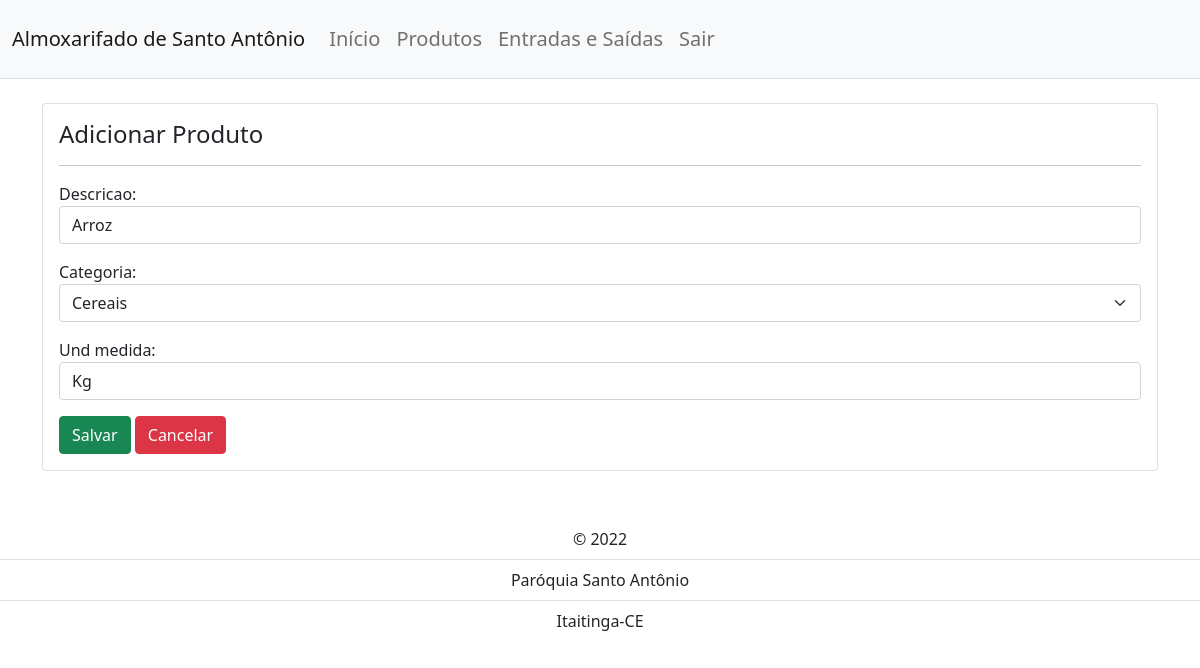
The app's page /produto_lista/produto/13/ (signed in) with its own data.
### movimentacoes/models.py (models this page shows, shortened)
class Produto(models.Model):
    descricao = models.CharField(max_length=255)
    categoria = models.CharField(max_length=50, choices=LISTA_CATEGORIAS)
    und_medida = models.CharField(max_length=255)
    quantidade = models.DecimalField(max_digits=10, decimal_places=1, default=0)
    created = models.DateTimeField(editable=False)
    modified = models.DateTimeField(editable=False)
    class Meta:
        ordering = ['descricao']

### movimentacoes/views.py (the view)
# urls.py: path('produto_lista/produto/<int:pk>/', views.produto_submit, name='produto_submit'),
@login_required
def produto_submit(request, pk):
    produto = Produto.objects.get(id=pk)
    form = ProdutoForm(instance=produto)
    if request.method == 'POST':
        form = ProdutoForm(request.POST, instance=produto)
        if form.is_valid():
            form.save()
            return redirect('movimentacoes:produto_lista')
    context = {
        'form': form,
    }
    return render(request, 'movimentacoes/produto.html', context)

### movimentacoes/forms.py
class ProdutoForm(forms.ModelForm):
    class Meta:
        model = Produto
        exclude = ('created', 'modifield', 'quantidade')
        widgets = {
            'descricao': forms.TextInput(attrs={'class': 'form-control', 'type': 'text'}),
            'categoria': forms.Select(attrs={'class': 'form-select', 'aria-label': 'Defaultselect example'}),
            'und_medida': forms.TextInput(attrs={'class': 'form-control', 'type': 'text'}),
        }

### templates/movimentacoes/produto.html (shortened to what this page needs)
{% extends 'base.html' %}
{% load static %}
{% block content %}
    <div class="container">
        <div class="card">
            <div class="card-body">
                <h4>Adicionar Produto</h4>
                <hr>
                <form action="" method="post">
                    {{ form.as_p }}
                    <button class="btn btn-success" type="submit">Salvar</button>
                    <a class="btn btn-danger" href="{% url 'movimentacoes:produto_lista' %}">Cancelar</a>
                </form>
            </div>
        </div>
    </div>
{% endblock %}

### static/css/style.css (style rules this page uses)
body { overflow-y: overlay !important; overflow-x: hidden; overflow-wrap: break-word; }

### records on screen
Produto: descricao "Arroz", categoria "Cereais", und_medida "Kg"
